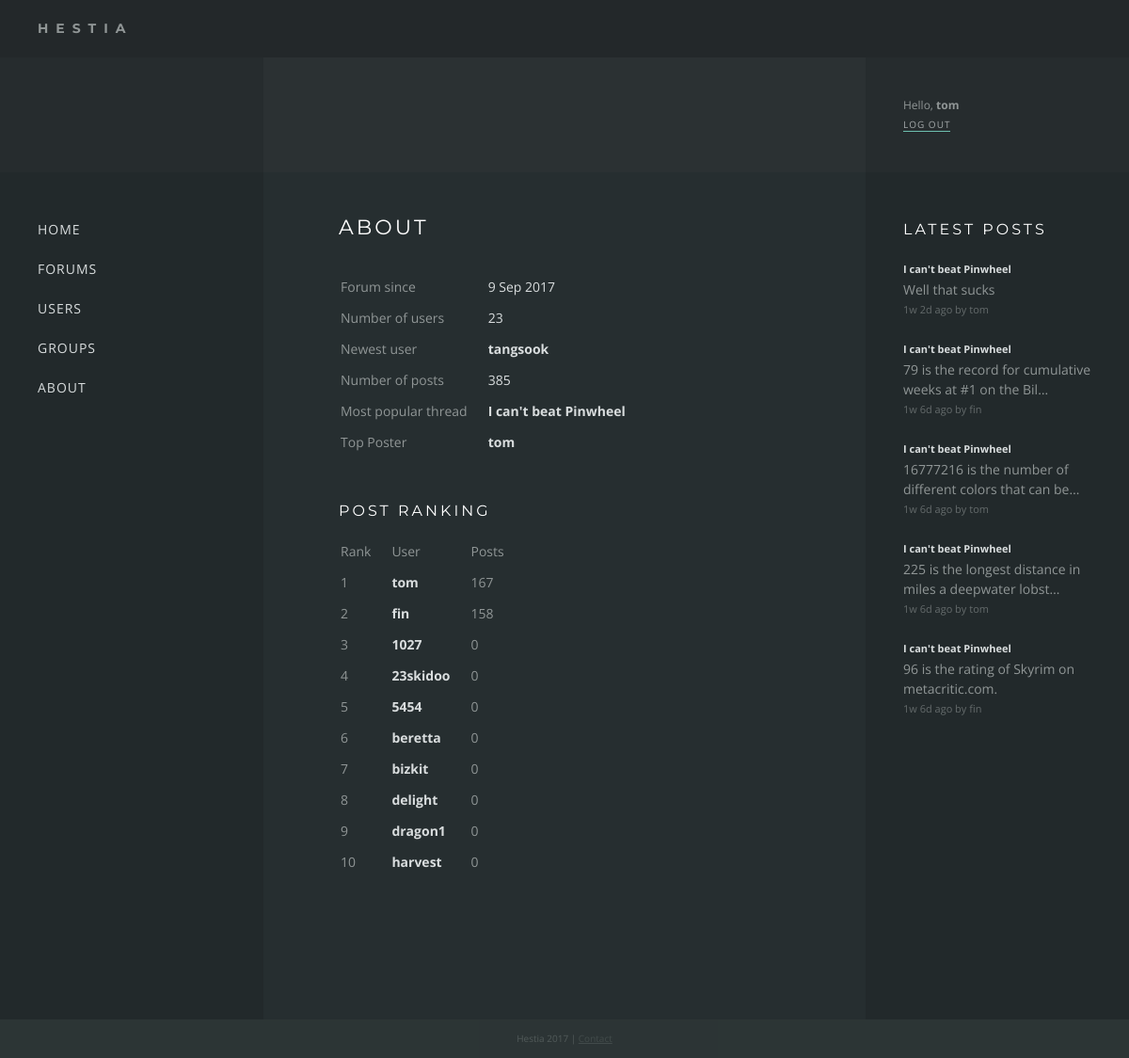
Screenshot of /about (signed in) with the database file from the repository.
### forums/models.py (models this page shows, shortened)
class Thread(models.Model):
    title = models.CharField(max_length=200)
    message = models.CharField(max_length=200)
    posted = models.DateTimeField('date posted')
    poster = models.ForeignKey(settings.AUTH_USER_MODEL, null=True)
    def was_posted_recently(self):
        now = timezone.now()
        return now - datetime.timedelta(days=1) <= self.posted <= now
    was_posted_recently.posted  = True
    was_posted_recently.boolean = True
    was_posted_recently.short_description = 'Published recently?'

class Response(models.Model):
    thread = models.ForeignKey(Thread, on_delete=models.CASCADE)
    poster = models.ForeignKey(settings.AUTH_USER_MODEL)
    message = models.CharField(max_length=200)
    posted = models.DateTimeField('date posted')

### hestia/views.py (the view)
# urls.py: url(r'^about$', views.about, name='about'),
def about(request):
    first_posted = Thread.objects.all().aggregate(Min('posted'))
    number_of_users = User.objects.count()
    newest_user = User.objects.order_by('-date_joined').first()
    number_of_posts = Thread.objects.count() + Response.objects.count()
    popular_thread = Thread.objects.annotate(num_replies=Count('response')).order_by('-num_replies').first()
    top_poster = User.objects.annotate(num_replies=Count('response')).order_by('-num_replies').first()
    post_rankings = User.objects.annotate(num_replies=Count('response')).order_by('-num_replies')[:10]
    data = {
        'first_posted': first_posted,
        'number_of_users': number_of_users,
        'newest_user': newest_user,
        'number_of_posts': number_of_posts,
        'popular_thread': popular_thread,
        'top_poster': top_poster,
        'post_rankings': post_rankings
    }
    return render(request, 'about.html', data)

### templates/about.html
{% extends "base.html" %}
{% block content %}
    <h1>{% block title %}About{% endblock %}</h1>
    <table class="about">
        <tr>
            <td>Forum since</td>
            <td>{{ first_posted.posted__min|date:"j M Y" }}</td>
        </tr>
        <tr>
            <td>Number of users</td>
            <td>{{ number_of_users }}</td>
        </tr>
        <tr>
            <td>Newest user</td>
            <td><a href="/users/profile/{{ newest_user.username }}">{{ newest_user.username }}</a></td>
        </tr>
        <tr>
            <td>Number of posts</td>
            <td>{{ number_of_posts }}</td>
        </tr>
        <tr>
            <td>Most popular thread</td>
            <td><a href="/forums/{{ popular_thread.id }}">{{ popular_thread.title }}</a></td>
        </tr>
        <tr>
            <td>Top Poster</td>
            <td><a href="/users/profile/{{ top_poster.username }}">{{ top_poster.username }}</a></td>
        </tr>
    </table>
    <h2>Post Ranking</h2>
    <table class="post-ranking">
        <thead>
            <tr>
                <td>Rank</td>
                <td>User</td>
                <td>Posts</td>
            </tr>
        </thead>
    {% for poster in post_rankings %}
        <tr>
            <td>{{ forloop.counter }}</td>
            <td><a href="/users/profile/{{ poster.username }}">{{ poster.username }}</a></td>
            <td>{{ poster.num_replies }}</td>
        </tr>
    {% endfor %}
    </table>
{% endblock %}

### templates/base.html (shortened to what this page needs)
{% load static %}
{% load timesinceshort %}
<!DOCTYPE html>
<html>
<head>
    <link rel="stylesheet" type="text/css" href="{% static 'forums/style.css' %}" />
</head>
<body>
<div class="wrapper">
    <div class="header"><div class="title">Hestia</div></div>
    <div class="hero">
        <div class="box sidebar">
        </div>
        <div class="box content">
        </div>
        <div class="box sidebar auth">
        {% if user.is_authenticated %}
            <div class="name">Hello, <a href="/users/profile/{{ user.username }}">{{ user.username }}</a></div>
            <a href="/users/logout">Log out</a>
        {% else %}
            <a href="/users/login">Log in</a> <span>or</span> <a href="/users/register">Register</a>
        {% endif %}
        </div>
    </div>
    <div class="main">
        <div class="box sidebar">
            <nav>
            <ul>
            <li><a href="/">Home</a></li>
            <li><a href="/forums">Forums</a></li>
            <li><a href="/users">Users</a></li>
            <li><a href="/groups">Groups</a></li>
            <li><a href="/about">About</a></li>
            </ul>
            </nav>
        </div>
        <div class="box content">
            {% block content %}{% endblock %}
        </div>
        <div class="box sidebar">
            <div class="recent-responses">
                <h2>Latest Posts</h2>
                {% for recent_response in request.recent_responses %}
                <div class="response">
                    <a href="/forums/{{ recent_response.thread.id }}?page=last#{{ recent_response.id }}">
                        <div class="text-small title"><b>{{ recent_response.thread.title }}</b></div><br>
                        {{ recent_response.message|striptags|truncatechars:55 }}
                        <div class="text-small posted">{{ recent_response.posted|timesinceshort }} ago by {{ recent_response.poster.username }}</div>
                    </a>
                </div>
                {% endfor %}
            </div>
        </div>
    </div>
    <div class="footer">Hestia 2017 | <a href="">Contact</a></div>
</div>
</body>
</html>

### forums/static/forums/style.css (style rules this page uses)
* { margin:0; padding:0; }
html, body { height: 100%; }
body { font-family: 'Open Sans', sans-serif; background: #2F3838; color: #909696; font-size: 14px; line-height: 1.5em; }
a { color: #909696; }
h1 { color: #FFF; font-family: 'Montserrat', sans-serif; font-size: 22px; text-transform: uppercase; letter-spacing: 3px; font-weight: normal; margin-bottom: 40px; }
h2 { color: #FFF; font-family: 'Montserrat', sans-serif; font-size: 16px; text-transform: uppercase; letter-spacing: 3px; font-weight: normal; margin-bottom: 20px; margin-top: 40px; }
li { list-style-type: none; line-height: 1.7em; }
.text-small { font-size: 11px; }
.wrapper { display: table; width: 100%; }
.header { font-family: 'Montserrat', sans-serif; display: table-row; height: 1px; background: #23282A; }
.header .title { padding: 20px; padding-left: 40px; text-transform: uppercase; letter-spacing: 8px; font-weight: bold; }
.main { height: 100%; min-height: 900px; display: table; width: 100%; background: #262E30; }
.main .sidebar { width: 200px; background: #22292B; }
.hero { height: 120px; display: table; width: 100%; background: #2B3133; }
.hero .sidebar { width: 200px; background: rgba(34, 41, 43, 0.5); }
.box { display: table-cell; padding: 40px; }
.content { padding: 40px 80px; }
nav li { font-size: 14px; list-style-type: none; line-height: 3em; text-transform: uppercase; letter-spacing: 1px; }
nav li a { text-decoration: none; color: #d9ddde; padding: 1px 0; }
.auth { vertical-align: bottom; font-size: 10px; }
.auth .name { font-size: 12px; }
.auth .name a { font-weight: bold; text-decoration: none; }
.auth > a { text-decoration: none; text-transform: uppercase; color: #d9ddde; border-bottom: 1px solid #8CFEE6; letter-spacing: 1px; opacity: 0.7; }
.recent-responses h2 { margin-top: 0; }
.recent-responses .response { margin-bottom: 20px; word-break: break-word; }
.recent-responses a { text-decoration: none; }
.recent-responses a .title { display: inline-block; border-bottom: 1px solid transparent; }
.recent-responses .posted { opacity: 0.6; }
.recent-responses .text-small b { color: #d9ddde; }
table.about td, table.post-ranking td { padding-bottom: 10px; padding-right: 20px; }
table.about td:nth-child(2), table.about td:nth-child(2) a { color: #d9ddde; }
table.about a, table.post-ranking a { text-decoration: none; font-weight: bold; }
table.post-ranking a { color: #d9ddde; font-weight: bold; }
.footer { display: table; height: 1px; background: #22292B; color: #444; width: 100%; text-align: center; color: #d9ddde; opacity: 0.2; font-size: 10px; padding: 10px 0; }

### rows the page displays
Thread: title "I can't beat Pinwheel"
Response: thread "I can't beat Pinwheel", message "Well that sucks", posted "1w 2d", poster.username "tom"
Response: thread "I can't beat Pinwheel", message "79 is the record for cumulative weeks at #1 on the Bil…", posted "1w 6d", poster.username "fin"
Response: thread "I can't beat Pinwheel", message "16777216 is the number of different colors that can be…", posted "1w 6d", poster.username "tom"
Response: thread "I can't beat Pinwheel", message "225 is the longest distance in miles a deepwater lobst…", posted "1w 6d", poster.username "tom"
Response: thread "I can't beat Pinwheel", message "96 is the rating of Skyrim on metacritic.com.", posted "1w 6d", poster.username "fin"

### other values shown
{{ user.username }} "tom"
{{ first_posted.posted__min|date:"j M Y" }} "9 Sep 2017"
{{ number_of_users }} "23"
{{ newest_user.username }} "tangsook"
{{ number_of_posts }} "385"
{{ top_poster.username }} "tom"
{{ poster.username }} "tom"
{{ poster.num_replies }} "167"
{{ poster.username }} "fin"
{{ poster.num_replies }} "158"
{{ poster.username }} "1027"
{{ poster.num_replies }} "0"
{{ poster.username }} "23skidoo"
{{ poster.username }} "5454"
{{ poster.username }} "beretta"
